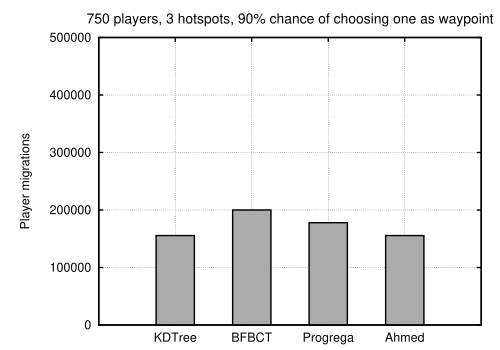

gnuplot code for this plot:
load "../migrations_generic_750.gp"

set title '750 players, 3 hotspots, 90% chance of choosing one as waypoint' font "Helvetica, 20"
plot 'all_resumed.data' using ($2+$3):xtic(1) t "Migrations" lc rgb '#AAAAAA'

#pause -1 "Hit any key to continue"
